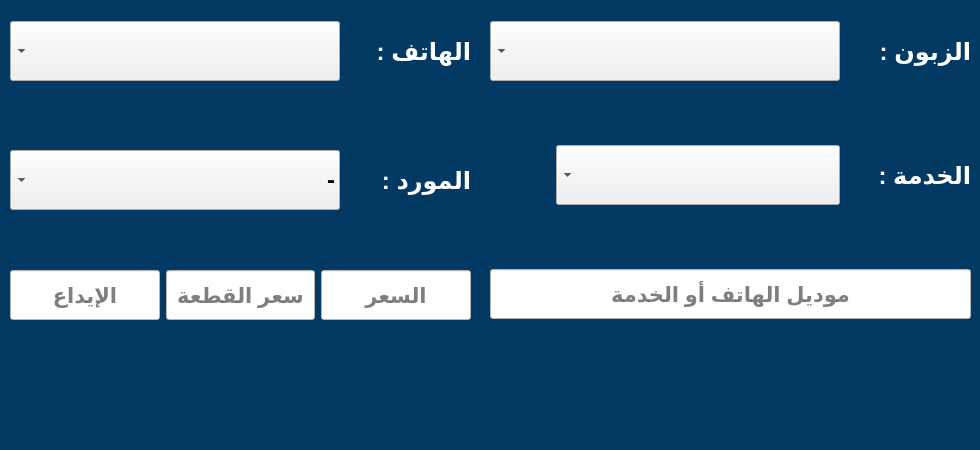
<?xml version="1.0" encoding="UTF-8"?>
<ui version="4.0">
 <class>Form</class>
 <widget class="QWidget" name="Form">
  <property name="geometry">
   <rect>
    <x>0</x>
    <y>0</y>
    <width>980</width>
    <height>450</height>
   </rect>
  </property>
  <property name="minimumSize">
   <size>
    <width>500</width>
    <height>300</height>
   </size>
  </property>
  <property name="maximumSize">
   <size>
    <width>1000</width>
    <height>580</height>
   </size>
  </property>
  <property name="windowTitle">
   <string>Form</string>
  </property>
  <property name="layoutDirection">
   <enum>Qt::RightToLeft</enum>
  </property>
  <property name="styleSheet">
   <string notr="true">background-color:#033a63;</string>
  </property>
  <widget class="QWidget" name="layoutWidget">
   <property name="geometry">
    <rect>
     <x>490</x>
     <y>20</y>
     <width>481</width>
     <height>361</height>
    </rect>
   </property>
   <layout class="QVBoxLayout" name="verticalLayout">
    <item>
     <layout class="QHBoxLayout" name="horizontalLayout_5">
      <item>
       <widget class="QLabel" name="label_2">
        <property name="maximumSize">
         <size>
          <width>125</width>
          <height>16777215</height>
         </size>
        </property>
        <property name="font">
         <font>
          <pointsize>18</pointsize>
          <bold>true</bold>
         </font>
        </property>
        <property name="styleSheet">
         <string notr="true">color:white</string>
        </property>
        <property name="text">
         <string>الزبون :</string>
        </property>
       </widget>
      </item>
      <item>
       <widget class="QComboBox" name="customer">
        <property name="minimumSize">
         <size>
          <width>0</width>
          <height>60</height>
         </size>
        </property>
        <property name="maximumSize">
         <size>
          <width>16777215</width>
          <height>60</height>
         </size>
        </property>
        <property name="font">
         <font>
          <pointsize>18</pointsize>
          <bold>true</bold>
         </font>
        </property>
        <property name="styleSheet">
         <string notr="true">background-color:none;</string>
        </property>
       </widget>
      </item>
     </layout>
    </item>
    <item>
     <widget class="QLabel" name="customer_err">
      <property name="minimumSize">
       <size>
        <width>0</width>
        <height>50</height>
       </size>
      </property>
      <property name="maximumSize">
       <size>
        <width>16777215</width>
        <height>50</height>
       </size>
      </property>
      <property name="font">
       <font>
        <pointsize>14</pointsize>
        <bold>true</bold>
       </font>
      </property>
      <property name="styleSheet">
       <string notr="true">color:white;</string>
      </property>
      <property name="text">
       <string/>
      </property>
      <property name="alignment">
       <set>Qt::AlignCenter</set>
      </property>
     </widget>
    </item>
    <item>
     <layout class="QHBoxLayout" name="horizontalLayout_4">
      <item>
       <widget class="QLabel" name="label">
        <property name="maximumSize">
         <size>
          <width>125</width>
          <height>16777215</height>
         </size>
        </property>
        <property name="font">
         <font>
          <pointsize>18</pointsize>
          <bold>true</bold>
         </font>
        </property>
        <property name="styleSheet">
         <string notr="true">color:white</string>
        </property>
        <property name="text">
         <string>الخدمة :</string>
        </property>
       </widget>
      </item>
      <item>
       <widget class="QComboBox" name="category">
        <property name="minimumSize">
         <size>
          <width>0</width>
          <height>60</height>
         </size>
        </property>
        <property name="maximumSize">
         <size>
          <width>16777215</width>
          <height>60</height>
         </size>
        </property>
        <property name="font">
         <font>
          <pointsize>18</pointsize>
          <bold>true</bold>
         </font>
        </property>
        <property name="styleSheet">
         <string notr="true">background-color:none;</string>
        </property>
       </widget>
      </item>
      <item>
       <widget class="QPushButton" name="add_category_btn">
        <property name="minimumSize">
         <size>
          <width>60</width>
          <height>60</height>
         </size>
        </property>
        <property name="maximumSize">
         <size>
          <width>60</width>
          <height>60</height>
         </size>
        </property>
        <property name="cursor">
         <cursorShape>PointingHandCursor</cursorShape>
        </property>
        <property name="styleSheet">
         <string notr="true">QPushButton:hover{
	background-color:#3f5482;
	border: 1px solid #3f5482;
}</string>
        </property>
        <property name="text">
         <string/>
        </property>
        <property name="icon">
         <iconset>
          <normaloff>../icons/add.svg</normaloff>../icons/add.svg</iconset>
        </property>
        <property name="iconSize">
         <size>
          <width>50</width>
          <height>50</height>
         </size>
        </property>
        <property name="flat">
         <bool>true</bool>
        </property>
       </widget>
      </item>
     </layout>
    </item>
    <item>
     <widget class="QLabel" name="category_err">
      <property name="minimumSize">
       <size>
        <width>0</width>
        <height>50</height>
       </size>
      </property>
      <property name="maximumSize">
       <size>
        <width>16777215</width>
        <height>50</height>
       </size>
      </property>
      <property name="font">
       <font>
        <pointsize>14</pointsize>
        <bold>true</bold>
       </font>
      </property>
      <property name="styleSheet">
       <string notr="true">color:white;</string>
      </property>
      <property name="text">
       <string/>
      </property>
      <property name="alignment">
       <set>Qt::AlignCenter</set>
      </property>
     </widget>
    </item>
    <item>
     <widget class="QLineEdit" name="note">
      <property name="minimumSize">
       <size>
        <width>0</width>
        <height>50</height>
       </size>
      </property>
      <property name="maximumSize">
       <size>
        <width>16777215</width>
        <height>50</height>
       </size>
      </property>
      <property name="font">
       <font>
        <pointsize>16</pointsize>
        <bold>true</bold>
       </font>
      </property>
      <property name="styleSheet">
       <string notr="true">background-color:white;</string>
      </property>
      <property name="maxLength">
       <number>64</number>
      </property>
      <property name="alignment">
       <set>Qt::AlignCenter</set>
      </property>
      <property name="placeholderText">
       <string>موديل الهاتف أو الخدمة</string>
      </property>
     </widget>
    </item>
    <item>
     <widget class="QLabel" name="note_err">
      <property name="minimumSize">
       <size>
        <width>0</width>
        <height>50</height>
       </size>
      </property>
      <property name="maximumSize">
       <size>
        <width>16777215</width>
        <height>50</height>
       </size>
      </property>
      <property name="font">
       <font>
        <pointsize>14</pointsize>
        <bold>true</bold>
       </font>
      </property>
      <property name="styleSheet">
       <string notr="true">color:white;</string>
      </property>
      <property name="text">
       <string/>
      </property>
      <property name="alignment">
       <set>Qt::AlignCenter</set>
      </property>
     </widget>
    </item>
   </layout>
  </widget>
  <widget class="QWidget" name="layoutWidget">
   <property name="geometry">
    <rect>
     <x>10</x>
     <y>390</y>
     <width>961</width>
     <height>61</height>
    </rect>
   </property>
   <layout class="QHBoxLayout" name="horizontalLayout">
    <item>
     <widget class="QPushButton" name="save_btn">
      <property name="minimumSize">
       <size>
        <width>0</width>
        <height>50</height>
       </size>
      </property>
      <property name="maximumSize">
       <size>
        <width>16777215</width>
        <height>50</height>
       </size>
      </property>
      <property name="cursor">
       <cursorShape>PointingHandCursor</cursorShape>
      </property>
      <property name="styleSheet">
       <string notr="true">QPushButton:hover{
	background-color:#3f5482;
	border: 1px solid #3f5482;
}</string>
      </property>
      <property name="text">
       <string/>
      </property>
      <property name="icon">
       <iconset>
        <normaloff>../icons/save.svg</normaloff>../icons/save.svg</iconset>
      </property>
      <property name="iconSize">
       <size>
        <width>45</width>
        <height>45</height>
       </size>
      </property>
      <property name="shortcut">
       <string>Return</string>
      </property>
      <property name="flat">
       <bool>true</bool>
      </property>
     </widget>
    </item>
    <item>
     <widget class="QPushButton" name="cancel_btn">
      <property name="minimumSize">
       <size>
        <width>0</width>
        <height>50</height>
       </size>
      </property>
      <property name="maximumSize">
       <size>
        <width>16777215</width>
        <height>50</height>
       </size>
      </property>
      <property name="cursor">
       <cursorShape>PointingHandCursor</cursorShape>
      </property>
      <property name="styleSheet">
       <string notr="true">QPushButton:hover{
	background-color:#3f5482;
	border: 1px solid #3f5482;
}</string>
      </property>
      <property name="text">
       <string/>
      </property>
      <property name="icon">
       <iconset>
        <normaloff>../icons/cancel.svg</normaloff>../icons/cancel.svg</iconset>
      </property>
      <property name="iconSize">
       <size>
        <width>45</width>
        <height>45</height>
       </size>
      </property>
      <property name="flat">
       <bool>true</bool>
      </property>
     </widget>
    </item>
   </layout>
  </widget>
  <widget class="QWidget" name="horizontalLayoutWidget">
   <property name="geometry">
    <rect>
     <x>10</x>
     <y>330</y>
     <width>461</width>
     <height>51</height>
    </rect>
   </property>
   <layout class="QHBoxLayout" name="horizontalLayout_2">
    <item>
     <widget class="QLabel" name="amount_err">
      <property name="minimumSize">
       <size>
        <width>0</width>
        <height>40</height>
       </size>
      </property>
      <property name="maximumSize">
       <size>
        <width>16777215</width>
        <height>40</height>
       </size>
      </property>
      <property name="font">
       <font>
        <pointsize>12</pointsize>
        <bold>true</bold>
       </font>
      </property>
      <property name="styleSheet">
       <string notr="true">color:white;</string>
      </property>
      <property name="text">
       <string/>
      </property>
      <property name="alignment">
       <set>Qt::AlignCenter</set>
      </property>
     </widget>
    </item>
    <item>
     <widget class="QLabel" name="piece_price_err">
      <property name="minimumSize">
       <size>
        <width>0</width>
        <height>40</height>
       </size>
      </property>
      <property name="maximumSize">
       <size>
        <width>16777215</width>
        <height>40</height>
       </size>
      </property>
      <property name="font">
       <font>
        <pointsize>12</pointsize>
        <bold>true</bold>
       </font>
      </property>
      <property name="styleSheet">
       <string notr="true">color:white;</string>
      </property>
      <property name="text">
       <string/>
      </property>
      <property name="alignment">
       <set>Qt::AlignCenter</set>
      </property>
     </widget>
    </item>
    <item>
     <widget class="QLabel" name="deposit_err">
      <property name="minimumSize">
       <size>
        <width>0</width>
        <height>40</height>
       </size>
      </property>
      <property name="maximumSize">
       <size>
        <width>16777215</width>
        <height>40</height>
       </size>
      </property>
      <property name="font">
       <font>
        <pointsize>12</pointsize>
        <bold>true</bold>
       </font>
      </property>
      <property name="styleSheet">
       <string notr="true">color:white;</string>
      </property>
      <property name="text">
       <string/>
      </property>
      <property name="alignment">
       <set>Qt::AlignCenter</set>
      </property>
     </widget>
    </item>
   </layout>
  </widget>
  <widget class="QWidget" name="horizontalLayoutWidget_2">
   <property name="geometry">
    <rect>
     <x>10</x>
     <y>269</y>
     <width>461</width>
     <height>52</height>
    </rect>
   </property>
   <layout class="QHBoxLayout" name="horizontalLayout_3">
    <item>
     <widget class="QLineEdit" name="amount">
      <property name="minimumSize">
       <size>
        <width>0</width>
        <height>50</height>
       </size>
      </property>
      <property name="maximumSize">
       <size>
        <width>16777215</width>
        <height>50</height>
       </size>
      </property>
      <property name="font">
       <font>
        <pointsize>16</pointsize>
        <bold>true</bold>
       </font>
      </property>
      <property name="styleSheet">
       <string notr="true">background-color:white;</string>
      </property>
      <property name="maxLength">
       <number>6</number>
      </property>
      <property name="alignment">
       <set>Qt::AlignCenter</set>
      </property>
      <property name="placeholderText">
       <string>السعر</string>
      </property>
     </widget>
    </item>
    <item>
     <widget class="QLineEdit" name="piece_price">
      <property name="minimumSize">
       <size>
        <width>140</width>
        <height>50</height>
       </size>
      </property>
      <property name="maximumSize">
       <size>
        <width>16777215</width>
        <height>50</height>
       </size>
      </property>
      <property name="font">
       <font>
        <pointsize>16</pointsize>
        <bold>true</bold>
       </font>
      </property>
      <property name="styleSheet">
       <string notr="true">background-color:white;</string>
      </property>
      <property name="maxLength">
       <number>6</number>
      </property>
      <property name="alignment">
       <set>Qt::AlignCenter</set>
      </property>
      <property name="placeholderText">
       <string>سعر القطعة</string>
      </property>
     </widget>
    </item>
    <item>
     <widget class="QLineEdit" name="deposit">
      <property name="minimumSize">
       <size>
        <width>0</width>
        <height>50</height>
       </size>
      </property>
      <property name="maximumSize">
       <size>
        <width>16777215</width>
        <height>50</height>
       </size>
      </property>
      <property name="font">
       <font>
        <pointsize>16</pointsize>
        <bold>true</bold>
       </font>
      </property>
      <property name="styleSheet">
       <string notr="true">background-color:white;</string>
      </property>
      <property name="maxLength">
       <number>6</number>
      </property>
      <property name="alignment">
       <set>Qt::AlignCenter</set>
      </property>
      <property name="placeholderText">
       <string>الإيداع</string>
      </property>
     </widget>
    </item>
   </layout>
  </widget>
  <widget class="QWidget" name="horizontalLayoutWidget_3">
   <property name="geometry">
    <rect>
     <x>10</x>
     <y>149</y>
     <width>461</width>
     <height>62</height>
    </rect>
   </property>
   <layout class="QHBoxLayout" name="horizontalLayout_6">
    <item>
     <widget class="QLabel" name="label_4">
      <property name="maximumSize">
       <size>
        <width>125</width>
        <height>16777215</height>
       </size>
      </property>
      <property name="font">
       <font>
        <pointsize>18</pointsize>
        <bold>true</bold>
       </font>
      </property>
      <property name="styleSheet">
       <string notr="true">color:white</string>
      </property>
      <property name="text">
       <string>المورد :</string>
      </property>
     </widget>
    </item>
    <item>
     <widget class="QComboBox" name="supplier">
      <property name="minimumSize">
       <size>
        <width>0</width>
        <height>60</height>
       </size>
      </property>
      <property name="maximumSize">
       <size>
        <width>16777215</width>
        <height>60</height>
       </size>
      </property>
      <property name="font">
       <font>
        <pointsize>18</pointsize>
        <bold>true</bold>
       </font>
      </property>
      <property name="layoutDirection">
       <enum>Qt::RightToLeft</enum>
      </property>
      <property name="styleSheet">
       <string notr="true">background-color:none;</string>
      </property>
      <item>
       <property name="text">
        <string>-</string>
       </property>
      </item>
     </widget>
    </item>
   </layout>
  </widget>
  <widget class="QWidget" name="horizontalLayoutWidget_4">
   <property name="geometry">
    <rect>
     <x>10</x>
     <y>20</y>
     <width>461</width>
     <height>62</height>
    </rect>
   </property>
   <layout class="QHBoxLayout" name="horizontalLayout_7">
    <item>
     <widget class="QLabel" name="label_3">
      <property name="maximumSize">
       <size>
        <width>125</width>
        <height>16777215</height>
       </size>
      </property>
      <property name="font">
       <font>
        <pointsize>18</pointsize>
        <bold>true</bold>
       </font>
      </property>
      <property name="styleSheet">
       <string notr="true">color:white</string>
      </property>
      <property name="text">
       <string>الهاتف :</string>
      </property>
     </widget>
    </item>
    <item>
     <widget class="QComboBox" name="brand">
      <property name="minimumSize">
       <size>
        <width>0</width>
        <height>60</height>
       </size>
      </property>
      <property name="maximumSize">
       <size>
        <width>16777215</width>
        <height>60</height>
       </size>
      </property>
      <property name="font">
       <font>
        <pointsize>18</pointsize>
        <bold>true</bold>
       </font>
      </property>
      <property name="styleSheet">
       <string notr="true">background-color:none;</string>
      </property>
     </widget>
    </item>
   </layout>
  </widget>
 </widget>
 <resources/>
 <connections>
  <connection>
   <sender>cancel_btn</sender>
   <signal>clicked()</signal>
   <receiver>Form</receiver>
   <slot>close()</slot>
   <hints>
    <hint type="sourcelabel">
     <x>136</x>
     <y>549</y>
    </hint>
    <hint type="destinationlabel">
     <x>4</x>
     <y>-2</y>
    </hint>
   </hints>
  </connection>
 </connections>
</ui>
